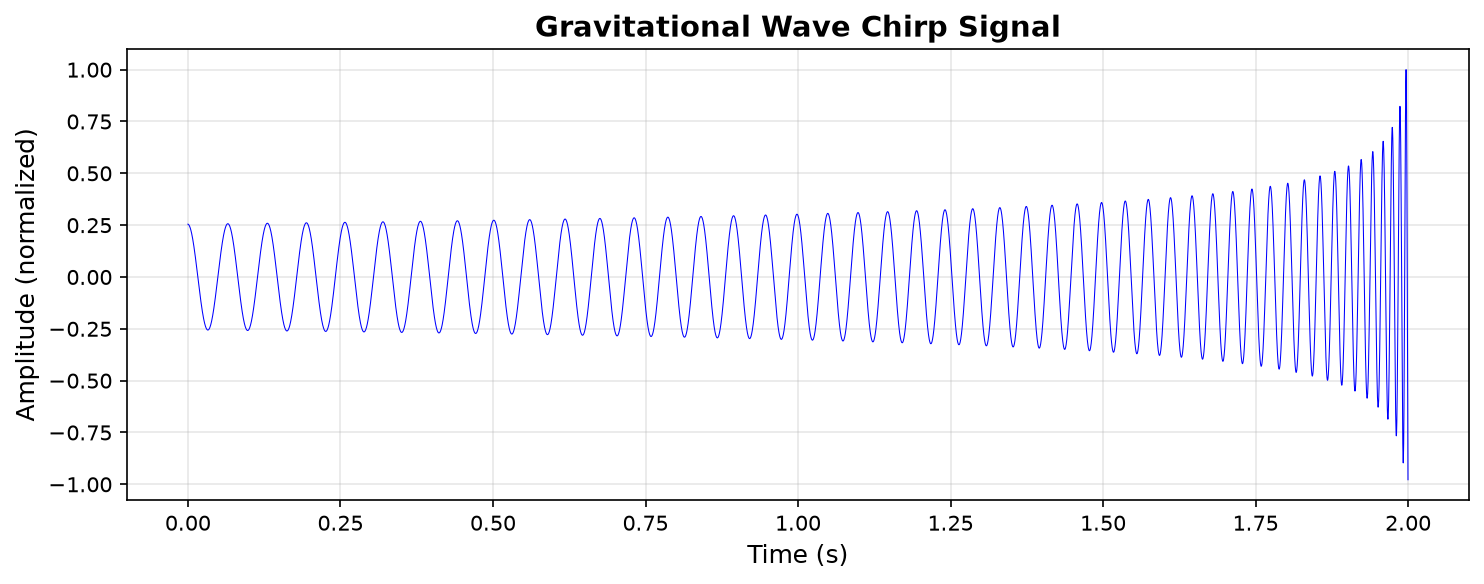

Generate this figure with Python:
import numpy as np
import matplotlib.pyplot as plt

# Константы
G = 6.67430e-11  # гравитационная постоянная
c = 299792458    # скорость света
M_sun = 1.98847e30  # масса Солнца

# Параметры чёрных дыр
m1, m2 = 30, 30  # 14 сентября 2015 года детекторы LIGO впервые в истории поймали гравитационную волну (событие GW150914). И массы слившихся чёрных дыр были примерно 29 и 36 масс Солнца.
fs = 4096        # частота дискретизации (Гц) Теорема Котельникова (Найквиста): Чтобы корректно оцифровать сигнал, частота дискретизации должна быть минимум в 2 раза выше максимальной частоты в сигнале. Гравитационные волны от таких чёрных дыр заканчиваются на частоте около 200-300 Гц. Значит, нам нужно минимум 600 Гц. 4096 — с огромным запасом.
duration = 2.0   # длительность сигнала (секунды)

print("🌌 Генерация гравитационно-волнового сигнала...")
print(f"Чёрная дыра 1: {m1} M☉")
print(f"Чёрная дыра 2: {m2} M☉")

# Чирп-масса
m1_kg = m1 * M_sun 
m2_kg = m2 * M_sun
mc = ((m1_kg * m2_kg) ** (3/5)) / ((m1_kg + m2_kg) ** (1/5))
print(f"Чирп-масса: {mc / M_sun:.2f} M☉")

# Время
t = np.linspace(0, duration, int(fs * duration), endpoint=False)
tc = duration + 0.005  # время слияния (чуть больше duration)
tau = tc - t  # время до слияния

# Частота сигнала
f = (1 / np.pi) * (5 / (256 * tau)) ** (3/8) * (G * mc / c**3) ** (-5/8)

# Фаза сигнала
phi = 2 * np.pi * np.cumsum(f) / fs

# Амплитуда
amplitude = (tau / tau[0]) ** (-1/4)

# Сигнал
h = amplitude * np.cos(phi)
h = h / np.max(np.abs(h))  # нормировка

print(f"✅ Сигнал сгенерирован!")
print(f"   Длина: {len(t)} точек")
print(f"   Частота в начале: {f[0]:.1f} Гц")
print(f"   Частота в конце: {f[-1]:.1f} Гц")

# График
plt.figure(figsize=(10, 4))
plt.plot(t, h, color='blue', linewidth=0.5)
plt.title('Gravitational Wave Chirp Signal', fontsize=14, fontweight='bold')
plt.xlabel('Time (s)', fontsize=12)
plt.ylabel('Amplitude (normalized)', fontsize=12)
plt.grid(True, alpha=0.3)
plt.tight_layout()
plt.savefig('chirp_signal.png', dpi=150, bbox_inches='tight')
print(" График сохранён как 'chirp_signal.png'")
plt.show()
